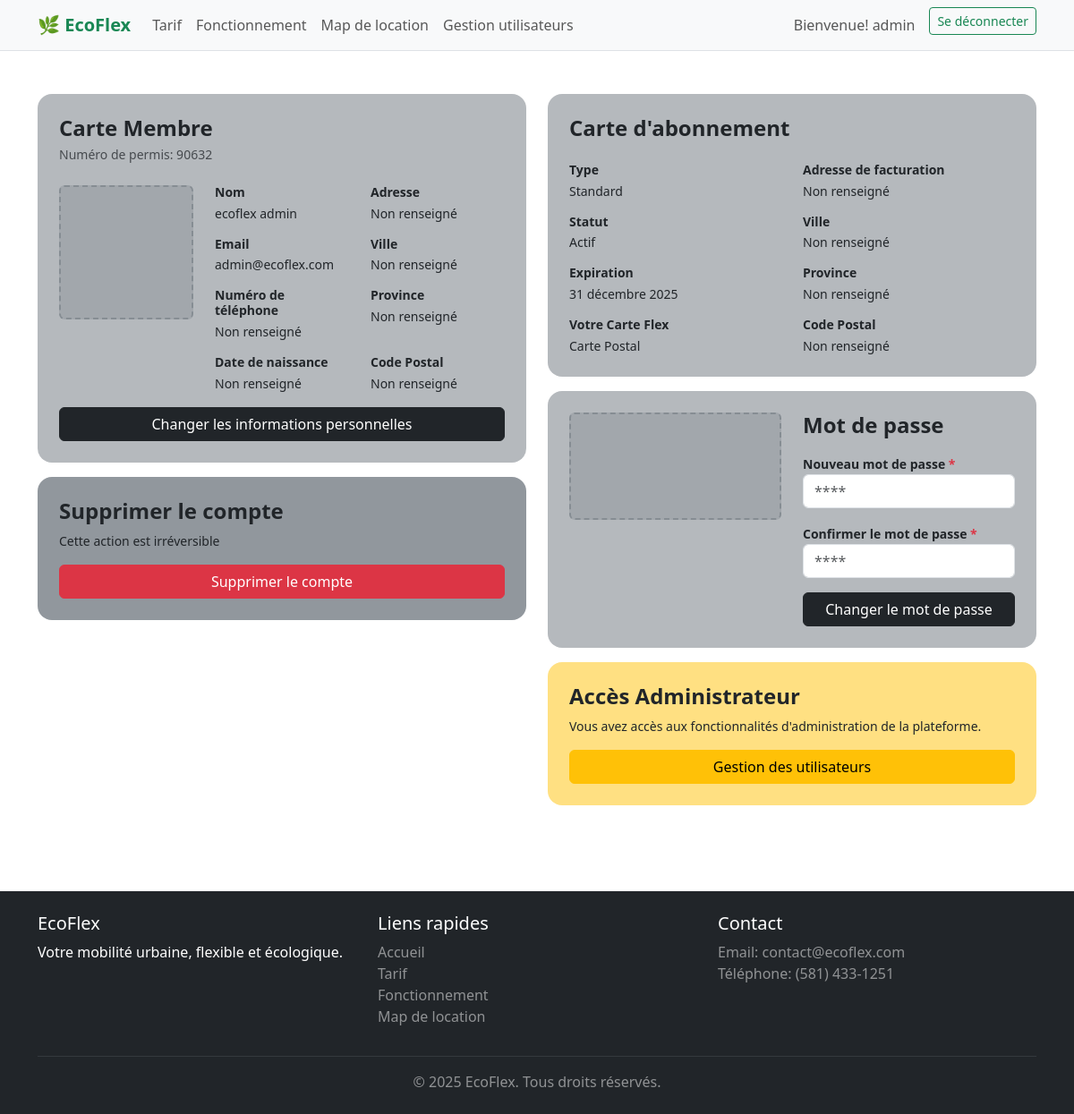
Before: /profil/ (signed in) with the older database file.
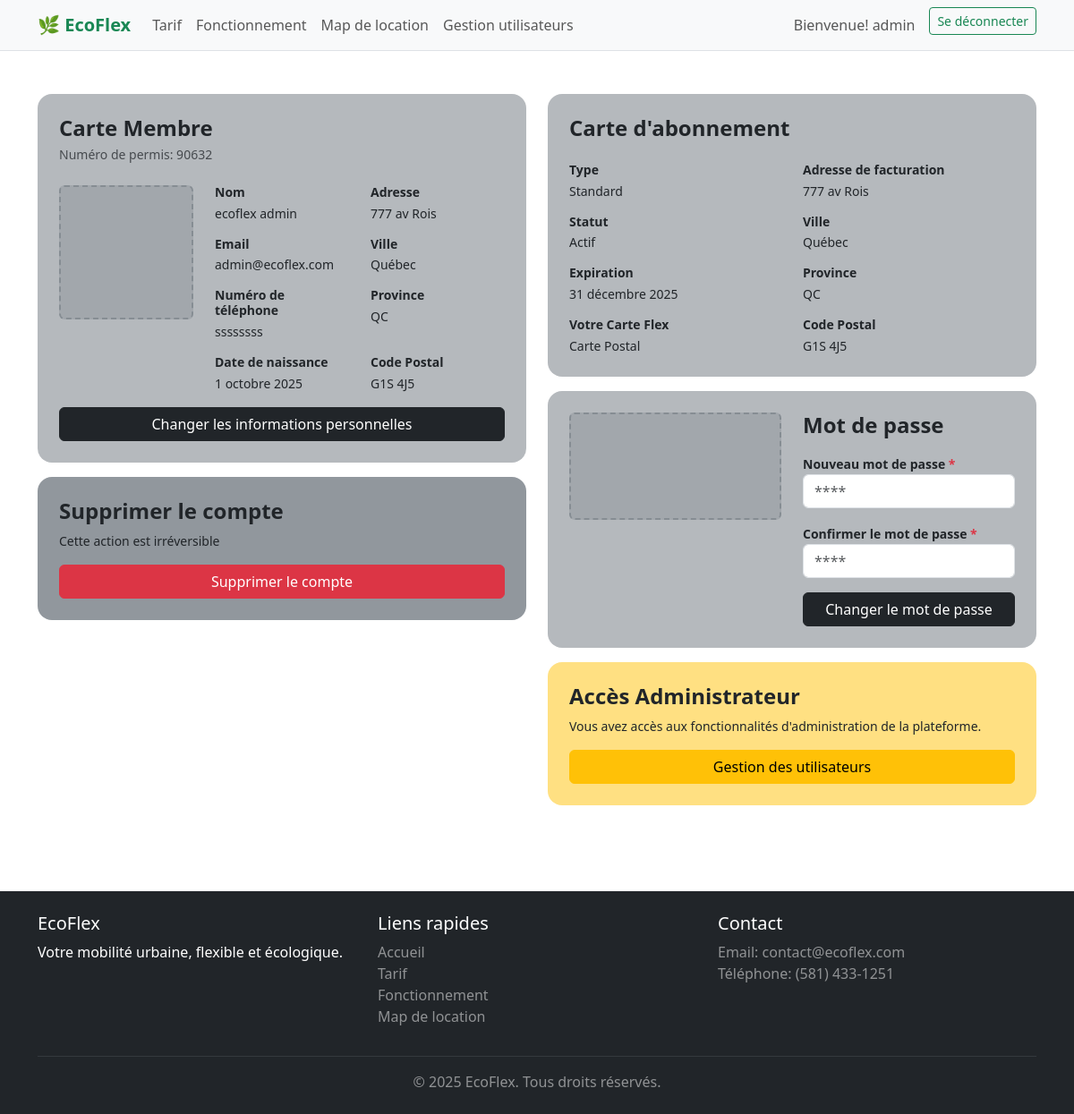
After: the same page with the newer database file.
### ecoflex/models.py (models this page shows, shortened)
class User(AbstractUser):
    phone_number = models.CharField(max_length=20, null=True, blank=True)
    birth_date = models.DateField(null=True, blank=True)
    address = models.CharField(max_length=255, null=True, blank=True)
    city = models.CharField(max_length=100, null=True, blank=True)
    province = models.CharField(max_length=100, null=True, blank=True)
    postal_code = models.CharField(max_length=20, null=True, blank=True)
    class Meta:
        verbose_name = "Utilisateur"
        verbose_name_plural = "Utilisateurs"

### ecoflex/views.py (the view)
# urls.py: path('profil/', views.profil, name='profil'),
def profil(request):
    return render(request, 'ecoflex/profil.html')

### ecoflex/templates/ecoflex/profil.html (shortened to what this page needs)
{% extends 'base.html' %}
{% load static %}
{% block content %}
{% if user.is_authenticated %}
<div class="container my-4">
    <div class="row">
        <div class="col-md-6">
            <div class="bg-secondary bg-opacity-50 rounded-4 p-4 mb-3">
                <h2 class="h4 fw-bold mb-1">Carte Membre</h2>
                <p class="small text-muted mb-4">Numéro de permis: 90632</p>
                <div class="row">
                    <div class="col-4">
                        <div class="bg-secondary bg-opacity-25 border border-2 border-secondary border-opacity-50 rounded" style="height: 150px; border-style: dashed !important;"></div>
                    </div>
                    <div class="col-8">
                        <div class="row">
                            <div class="col-6 mb-3">
                                <h4 class="fw-semibold small mb-1">Nom</h4>
                                <p class="small text-dark mb-0">{{ user.last_name|default:"Non renseigné" }} {{ user.first_name|default:"Non renseigné" }}</p>
                            </div>
                            <div class="col-6 mb-3">
                                <h4 class="fw-semibold small mb-1">Adresse</h4>
                                <p class="small text-dark mb-0">{{ user.address|default:"Non renseigné" }}</p>
                            </div>
                            <div class="col-6 mb-3">
                                <h4 class="fw-semibold small mb-1">Email</h4>
                                <p class="small text-dark mb-0">{{ user.email }}</p>
                            </div>
                            <div class="col-6 mb-3">
                                <h4 class="fw-semibold small mb-1">Ville</h4>
                                <p class="small text-dark mb-0">{{ user.city|default:"Non renseigné" }}</p>
                            </div>
                            <div class="col-6 mb-3">
                                <h4 class="fw-semibold small mb-1">Numéro de téléphone</h4>
                                <p class="small text-dark mb-0">{{ user.phone_number|default:"Non renseigné" }}</p>
                            </div>
                            <div class="col-6 mb-3">
                                <h4 class="fw-semibold small mb-1">Province</h4>
                                <p class="small text-dark mb-0">{{ user.province|default:"Non renseigné" }}</p>
                            </div>
                            <div class="col-6">
                                <h4 class="fw-semibold small mb-1">Date de naissance</h4>
                                <p class="small text-dark mb-0">{{ user.birth_date|default:"Non renseigné" }}</p>
                            </div>
                            <div class="col-6">
                                <h4 class="fw-semibold small mb-1">Code Postal</h4>
                                <p class="small text-dark mb-0">{{ user.postal_code|default:"Non renseigné" }}</p>
                            </div>
                        </div>
                    </div>
                </div>
                <a href="{% url 'modifier_profil' %}" class="btn btn-dark w-100 mt-3">
                    Changer les informations personnelles
                </a>
            </div>
            <div class="bg-secondary bg-opacity-75 rounded-4 p-4">
                <h3 class="h4 fw-bold mb-2">Supprimer le compte</h3>
                <p class="small text-dark mb-3">Cette action est irréversible</p>
                <button class="btn btn-danger w-100">Supprimer le compte</button>
            </div>
        </div>
        <div class="col-md-6">
            <div class="bg-secondary bg-opacity-50 rounded-4 p-4 mb-3">
                <h2 class="h4 fw-bold mb-4">Carte d'abonnement</h2>
                <div class="row mb-3">
                    <div class="col-6">
                        <h4 class="fw-semibold small mb-1">Type</h4>
                        <p class="small text-dark mb-0">Standard</p>
                    </div>
                    <div class="col-6">
                        <h4 class="fw-semibold small mb-1">Adresse de facturation</h4>
                        <p class="small text-dark mb-0">{{ user.address|default:"Non renseigné" }}</p>
                    </div>
                </div>
                <div class="row mb-3">
                    <div class="col-6">
                        <h4 class="fw-semibold small mb-1">Statut</h4>
                        <p class="small text-dark mb-0">Actif</p>
                    </div>
                    <div class="col-6">
                        <h4 class="fw-semibold small mb-1">Ville</h4>
                        <p class="small text-dark mb-0">{{ user.city|default:"Non renseigné" }}</p>
                    </div>
                </div>
                <div class="row mb-3">
                    <div class="col-6">
                        <h4 class="fw-semibold small mb-1">Expiration</h4>
                        <p class="small text-dark mb-0">31 décembre 2025</p>
                    </div>
                    <div class="col-6">
                        <h4 class="fw-semibold small mb-1">Province</h4>
                        <p class="small text-dark mb-0">{{ user.province|default:"Non renseigné" }}</p>
                    </div>
                </div>
                <div class="row">
                    <div class="col-6">
                        <h4 class="fw-semibold small mb-1">Votre Carte Flex</h4>
                        <p class="small text-dark mb-0">Carte Postal</p>
                    </div>
                    <div class="col-6">
                        <h4 class="fw-semibold small mb-1">Code Postal</h4>
                        <p class="small text-dark mb-0">{{ user.postal_code|default:"Non renseigné" }}</p>
                    </div>
                </div>
            </div>
            <div class="bg-secondary bg-opacity-50 rounded-4 p-4 mb-3">
                <div class="row">
                    <div class="col-6">
                        <div class="bg-secondary bg-opacity-25 border border-2 border-secondary border-opacity-50 rounded" style="height: 120px; border-style: dashed !important;"></div>
                    </div>
                    <div class="col-6">
                        <h3 class="h4 fw-bold mb-3">Mot de passe</h3>
                        <div class="mb-3">
                            <label class="fw-semibold small">Nouveau mot de passe <span class="text-danger">*</span></label>
                            <input type="password" class="form-control" placeholder="****">
                        </div>
                        <div class="mb-3">
                            <label class="fw-semibold small">Confirmer le mot de passe <span class="text-danger">*</span></label>
                            <input type="password" class="form-control" placeholder="****">
                        </div>
                        <button class="btn btn-dark w-100">Changer le mot de passe</button>
                    </div>
                </div>
            </div>
            {% if user.is_staff %}
            <div class="bg-warning bg-opacity-50 rounded-4 p-4">
                <h3 class="h4 fw-bold mb-2">Accès Administrateur</h3>
                <p class="small mb-3">Vous avez accès aux fonctionnalités d'administration de la plateforme.</p>
                <a href="{% url 'gestion_users' %}" class="btn btn-warning w-100">
                    Gestion des utilisateurs
                </a>
            </div>
            {% endif %}
        </div>
    </div>
</div>
{% endif %}
{% endblock %}

### ecoflex/templates/base.html (shortened to what this page needs)
{% load static %}
<!DOCTYPE html>
<html lang="fr">
<head>
    <link href="https://cdn.jsdelivr.net/npm/bootstrap@5.3.0/dist/css/bootstrap.min.css" rel="stylesheet">
</head>
<body>
    <nav class="navbar navbar-expand-lg navbar-light bg-light border-bottom">
        <div class="container">
            <a class="navbar-brand fw-bold text-success" href="{% url 'accueil' %}">
                🌿 EcoFlex
            </a>
            <div class="collapse navbar-collapse" id="navbarNav">
                <ul class="navbar-nav me-auto">
                    <li class="nav-item">
                        <a class="nav-link" href="{% url 'tarif' %}">Tarif</a>
                    </li>
                    <li class="nav-item">
                        <a class="nav-link" href="{% url 'fonctionnement' %}">Fonctionnement</a>
                    </li>
                    <li class="nav-item">
                        <a class="nav-link" href="{% url 'map_location' %}">Map de location</a>
                    </li>
                    {% if user %}
                        {% if user.is_superuser %}
                            <li class="nav-item">
                                <a class="nav-link" href="{% url 'gestion_users' %}">Gestion utilisateurs</a>
                            </li>
                        {% endif %}
                    {% endif %}
                </ul>
                <ul class="navbar-nav ms-auto">
                    {% if user.is_authenticated %}
                        <li class="nav-item">
                            <a class="nav-link" href="{% url 'profil' %}">Bienvenue! {{ user.username }}</a>
                        </li>
                        <li class="nav-item">
                            <a class="btn btn-outline-success btn-sm ms-2" href="{% url 'deconnexion' %}">Se déconnecter</a>
                        </li>
                    {% endif %}
                </ul>
            </div>
        </div>
    </nav>
    <main class="py-4">
        {% block content %}
        {% endblock %}
    </main>
    <footer class="bg-dark text-white py-4 mt-5">
        <div class="container">
            <div class="row">
                <div class="col-md-4">
                    <h5>EcoFlex</h5>
                    <p>Votre mobilité urbaine, flexible et écologique.</p>
                </div>
                <div class="col-md-4">
                    <h5>Liens rapides</h5>
                    <ul class="list-unstyled">
                        <li><a href="{% url 'accueil' %}" class="text-white-50 text-decoration-none">Accueil</a></li>
                        <li><a href="{% url 'tarif' %}" class="text-white-50 text-decoration-none">Tarif</a></li>
                        <li><a href="{% url 'fonctionnement' %}" class="text-white-50 text-decoration-none">Fonctionnement</a></li>
                        <li><a href="{% url 'map_location' %}" class="text-white-50 text-decoration-none">Map de location</a></li>
                    </ul>
                </div>
                <div class="col-md-4">
                    <h5>Contact</h5>
                    <p class="text-white-50">
                        Email: contact@ecoflex.com<br>
                        Téléphone: (581) 433-1251
                    </p>
                </div>
            </div>
            <hr class="my-3 border-secondary">
            <div class="text-center">
                <p class="mb-0 text-white-50">&copy; 2025 EcoFlex. Tous droits réservés.</p>
            </div>
        </div>
    </footer>
</body>
</html>

Changed rows visible on the page:
changed User "admin": address "Non renseigné" → "777 av Rois"; city "Non renseigné" → "Québec"; phone_number "Non renseigné" → "ssssssss"; province "Non renseigné" → "QC"; birth_date "Non renseigné" → "1 octobre 2025"; postal_code "Non renseigné" → "G1S 4J5"
